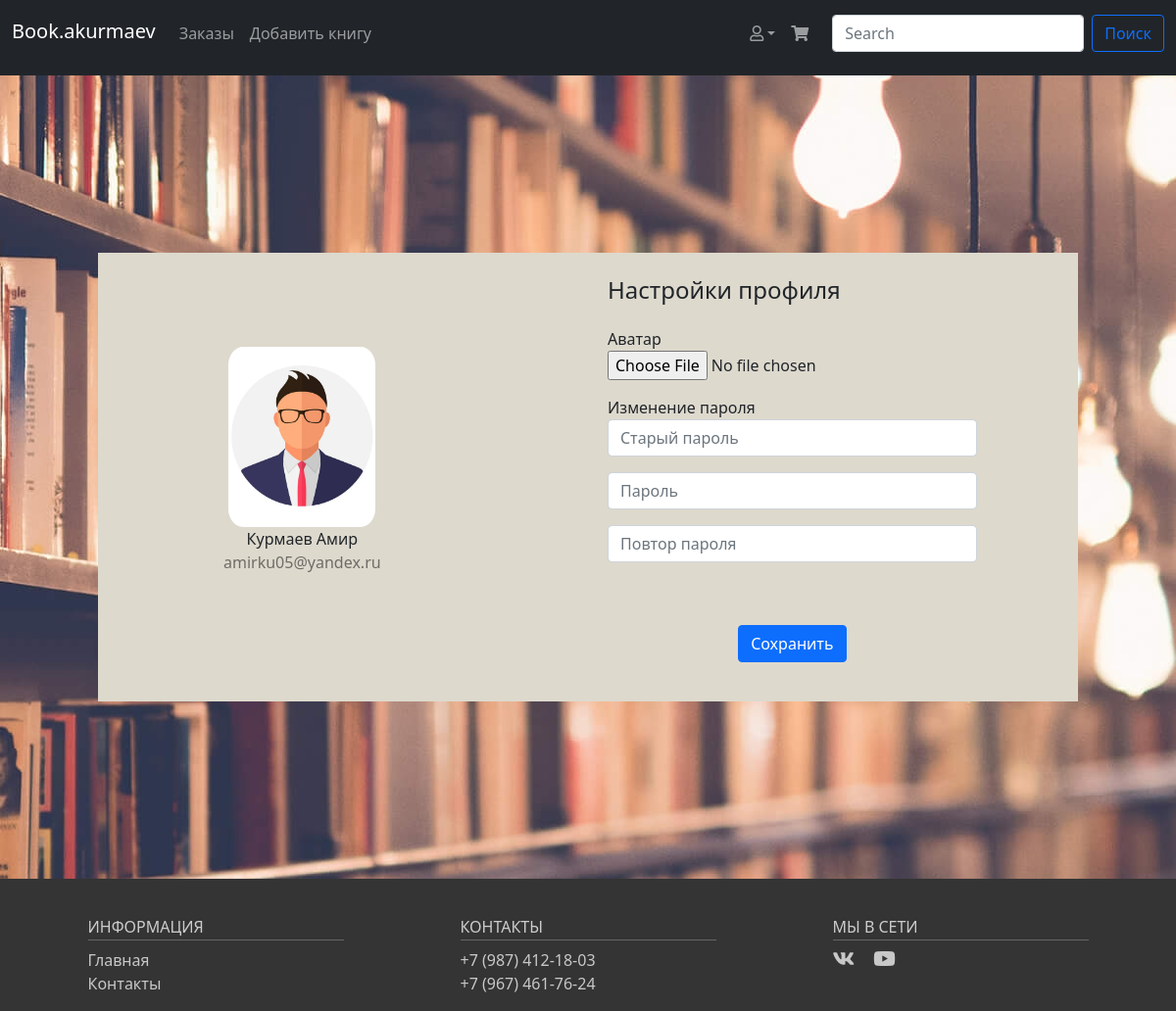
Screenshot of /profile (signed in) with the database file from the repository.
### data/users.py (models this page shows, shortened)
class User(SqlAlchemyBase, UserMixin):
    __tablename__ = 'users'
    id = sqlalchemy.Column(sqlalchemy.Integer,
                           primary_key=True, autoincrement=True)
    name = sqlalchemy.Column(sqlalchemy.String, nullable=True)
    parallel_number_student = sqlalchemy.Column(sqlalchemy.Integer,
                                                nullable=True)
    letter = sqlalchemy.Column(sqlalchemy.String, nullable=True)
    rights = sqlalchemy.Column(sqlalchemy.String, default="User")
    email = sqlalchemy.Column(sqlalchemy.String,
                              index=True, unique=True, nullable=True)
    security_code = sqlalchemy.Column(sqlalchemy.String,
                                      nullable=True)
    booking = sqlalchemy.Column(sqlalchemy.String, nullable=True)
    avatar = sqlalchemy.Column(sqlalchemy.String, nullable=True,
                               default="/static/img/standart.jpg")
    hashed_password = sqlalchemy.Column(sqlalchemy.String,
                                        nullable=True)
    created_date = sqlalchemy.Column(sqlalchemy.DateTime,
                                     default=datetime.date.today)
    shopping_cart = sqlalchemy.Column(sqlalchemy.String, nullable=True,
                                      default="")
    books = orm.relation("Books", back_populates='user')

### data/blueprint_profile.py (the view, shortened to what this page needs)
@blueprint_profile.route('/profile', methods=['GET', 'POST'])
@login_required
def profile():
    db_session.global_init("db/users_data.db")
    db_sess = db_session.create_session()
    user = db_sess.query(User).filter(User.id == current_user.id).first()
    if request.method == 'GET':
        return render_template("profile.html", avatar_url=user.avatar)

### app.py (called while the page is built)
@login_manager.user_loader
def load_user(user_id):
    db_sess = db_session.create_session()
    return db_sess.query(User).get(user_id)

### data/db_session.py (called while the page is built, shortened)
def global_init(db_file):
    global __factory
    if __factory:
        return

def create_session() -> Session:
    global __factory
    return __factory()

### templates/profile.html (shortened to what this page needs)
<link rel="stylesheet" href="/static/css/profile.css">
{% extends "base.html" %}
{% block content %}
<div class="container rounded bg-white mt-5 mb-5" style="max-width: 1000px;">
    <div class="row" style="background-color: #ddd9cd;">
        <div class="col-md-3 border-right">
            <div class="d-flex flex-column align-items-center text-center p-3 py-5">
                <img class="rounded-circle mt-5" style="border-radius: 10%!important;" width="150px" src={{ avatar_url }}>
                <span class="font-weight-bold">{{ current_user.name }}</span>
                <span class="text-black-50">{{ current_user.email }}</span>
            </div>
        </div>
        <div class="col-md-5 border-right">
            <div class="p-2 py-4">
                <div class="d-flex justify-content-between align-items-center mb-3">
                    <h4 class="text-right">Настройки профиля</h4>
                </div>
                <form action="" method="post" enctype="multipart/form-data">
                    <div class="row mt-3">
                        <div class="col-md-12"><label>Аватар</label><br><input type="file" name="file"></div>
                    </div>
                    <div class="row mt-3">
                        <div class="col-md-12"><label>Изменение пароля</label><input name="last" type="password" class="form-control" placeholder="Старый пароль" value=""></div>
                    </div>
                    <div class="row mt-3">
                        <div class="col-md-12"><input name="new" type="password" class="form-control" placeholder="Пароль" value=""></div>
                    </div>
                    <div class="row mt-3">
                        <div class="col-md-12"><input name="new_again" type="password" class="form-control" placeholder="Повтор пароля" value=""></div>
                    </div>
                    <div class="row mt-3">
                    <div class="mt-5 text-center"><button name="save_changes" value="active" type="submit" class="btn btn-primary">Сохранить</button></div>
                    </div>
                </form>
            </div>
        </div>
    </div>
</div>
{% endblock %}

### static/css/base.css (style rules this page uses)
body { margin: 0; font-family: 'Montserrat', sans-serif; font-size: 15px; line-height: 1.6; color: #333; }
*, *:before, *:after { box-sizing: border-box; }
h1, h2, h3, h4, h5, h6 { margin: 0; }
.row { justify-content: space-around; }

### rows the page displays
User: avatar (picture), name "Курмаев Амир", email "amirku05@yandex.ru"
